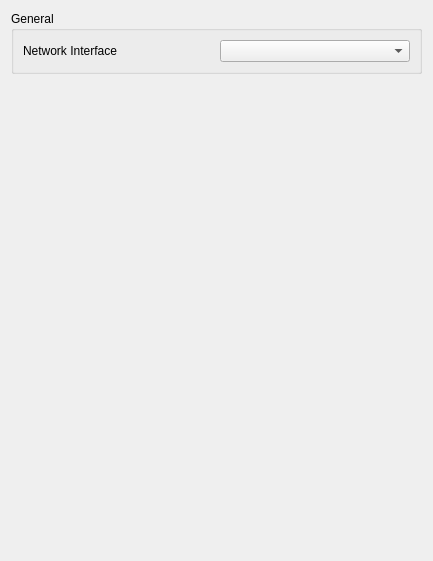
<?xml version="1.0" encoding="UTF-8"?>
<ui version="4.0">
 <class>ConfigureNetwork</class>
 <widget class="QWidget" name="ConfigureNetwork">
  <property name="geometry">
   <rect>
    <x>0</x>
    <y>0</y>
    <width>433</width>
    <height>561</height>
   </rect>
  </property>
  <property name="windowTitle">
   <string>Form</string>
  </property>
  <property name="accessibleName">
   <string>Network</string>
  </property>
  <layout class="QVBoxLayout" name="verticalLayout">
   <item>
    <layout class="QVBoxLayout" name="verticalLayout_3">
     <item>
      <widget class="QGroupBox" name="groupBox_2">
       <property name="title">
        <string>General</string>
       </property>
       <layout class="QGridLayout" name="gridLayout_2">
        <item row="1" column="1">
         <widget class="QComboBox" name="network_interface"/>
        </item>
        <item row="1" column="0">
         <widget class="QLabel" name="label_4">
          <property name="text">
           <string>Network Interface</string>
          </property>
         </widget>
        </item>
       </layout>
      </widget>
     </item>
    </layout>
   </item>
   <item>
    <spacer name="verticalSpacer">
     <property name="orientation">
      <enum>Qt::Vertical</enum>
     </property>
     <property name="sizeHint" stdset="0">
      <size>
       <width>20</width>
       <height>40</height>
      </size>
     </property>
    </spacer>
   </item>
  </layout>
 </widget>
 <resources/>
 <connections/>
</ui>
